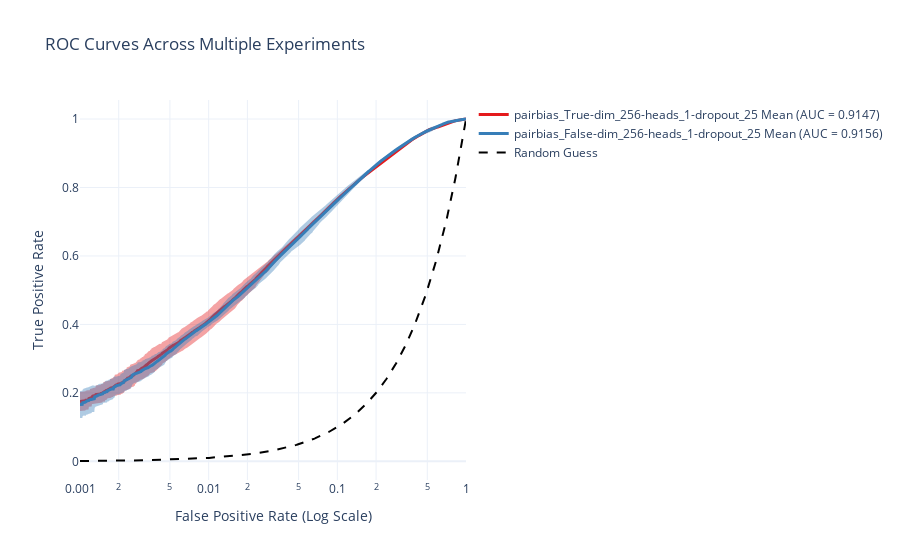

Notebook code cell kept with this figure:
### Markdown cell above
## plot

### Code cell
fig, exp_to_auc = multi_exp_data_to_fig(filtered_multi_exp_data, 
                            show_std_in_legend=False, log_scale=True, resolution=1_000)
fig.show()

### Figure 1 — Plotly figure (JSON) as saved in the notebook; plotly's stock layout.template omitted (floating-point values rounded to 4 significant figures; data arrays with more than 128 entries replaced by an {"elided": "..."} marker saying what was removed)
{"data": [{"fill": "toself", "fillcolor": "rgba(228,26,28,0.4)", "line": {"color": "rgba(255,255,255,0)"}, "name": "pairbias_True-dim_256-heads_1-dropout_25 ±1 Std Dev", "showlegend": false, "type": "scatter", "x": {"elided": "2000 float values"}, "y": {"elided": "2000 float values"}}, {"line": {"color": "rgb(228,26,28)", "width": 3}, "mode": "lines", "name": "pairbias_True-dim_256-heads_1-dropout_25 Mean (AUC = 0.9147)", "type": "scatter", "x": {"elided": "1000 float values"}, "y": {"elided": "1000 float values"}}, {"fill": "toself", "fillcolor": "rgba(55,126,184,0.4)", "line": {"color": "rgba(255,255,255,0)"}, "name": "pairbias_False-dim_256-heads_1-dropout_25 ±1 Std Dev", "showlegend": false, "type": "scatter", "x": {"elided": "2000 float values"}, "y": {"elided": "2000 float values"}}, {"line": {"color": "rgb(55,126,184)", "width": 3}, "mode": "lines", "name": "pairbias_False-dim_256-heads_1-dropout_25 Mean (AUC = 0.9156)", "type": "scatter", "x": {"elided": "1000 float values"}, "y": {"elided": "1000 float values"}}, {"line": {"color": "black", "dash": "dash"}, "mode": "lines", "name": "Random Guess", "type": "scatter", "x": {"elided": "1000 float values"}, "y": {"elided": "1000 float values"}}], "layout": {"title": {"text": "ROC Curves Across Multiple Experiments"}, "xaxis": {"title": {"text": "False Positive Rate (Log Scale)"}, "type": "log"}, "yaxis": {"title": {"text": "True Positive Rate"}}}}
